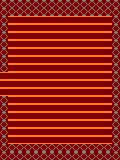

This is a level from a 2D game, rendered from its Tiled map with the project's own tilesets. A one-line summary and the complete map file follow:
An orthogonal 15x20 tile map with 8x8 px tiles, 1 tile layer (Capa de Patrones 1).

<map version="1.0" tiledversion="2018.06.01" orientation="orthogonal" renderorder="right-down" width="15" height="20" tilewidth="8" tileheight="8" infinite="0" nextlayerid="2" nextobjectid="1">
 <tileset firstgid="1" name="tiles" tilewidth="8" tileheight="8" tilecount="45" columns="9">
  <image source="../../tiles.png" width="72" height="40" />
 </tileset>
 <layer id="1" name="Capa de Patrones 1" width="15" height="20">
  <data encoding="csv">
32,32,32,32,32,32,32,32,32,32,32,32,32,32,32,
32,31,31,31,31,31,31,31,31,31,31,31,31,31,32,
32,1,1,1,1,1,1,1,1,1,1,1,1,1,32,
32,1,1,1,1,1,1,1,1,1,1,1,1,1,32,
32,1,1,1,1,1,1,1,1,1,1,1,1,1,32,
32,1,1,1,1,1,1,1,1,1,1,1,1,1,32,
32,1,1,1,1,1,1,1,1,1,1,1,1,1,32,
32,1,1,1,1,1,1,1,1,1,1,1,1,1,32,
32,1,1,1,1,1,1,1,1,1,1,1,1,1,32,
1,1,1,1,1,1,1,1,1,1,1,1,1,1,32,
1,1,1,1,1,1,1,1,1,1,1,1,1,1,32,
1,1,1,1,1,1,1,1,1,1,1,1,1,1,32,
32,1,1,1,1,1,1,1,1,1,1,1,1,1,32,
32,1,1,1,1,1,1,1,1,1,1,1,1,1,32,
32,1,1,1,1,1,1,1,1,1,1,1,1,1,32,
32,1,1,1,1,1,1,1,1,1,1,1,1,1,32,
32,1,1,1,1,1,1,1,1,1,1,1,1,1,32,
32,1,1,1,1,1,1,1,1,1,1,1,1,1,32,
32,31,31,31,31,31,31,31,31,31,31,31,31,31,32,
32,32,32,32,32,32,32,32,32,32,32,32,32,32,32
</data>
 </layer>
</map>
